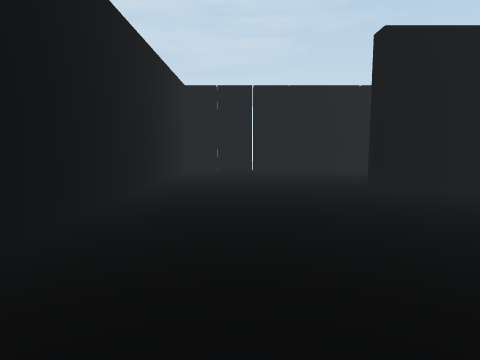
[1] (above)

14 first-person views from a walk through a scene from a Unity 3-D project. The camera is 0.68 m above the floor, tilts 6° down and sees 75° across. The floor is counted in squares, 1 m on a side. Each view is taken from the middle of a square. On the plan, view 1 faces up. The plan holds only what a view shows up to about 10 squares ahead; the rest is blank. The place goes on beyond the plan. The player character is not drawn.

[2]
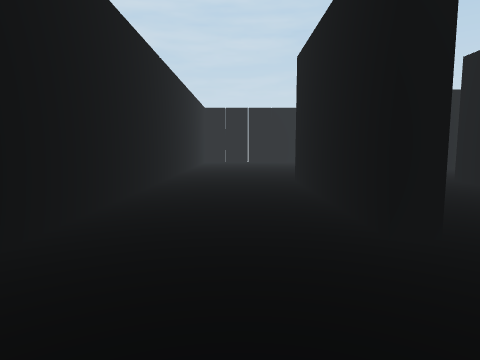

[3]
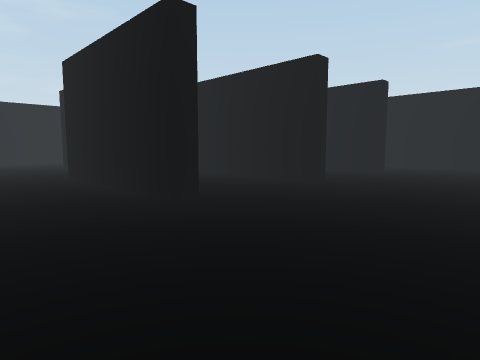

[4]
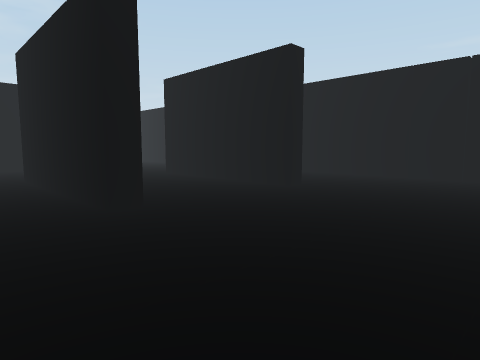

[5]
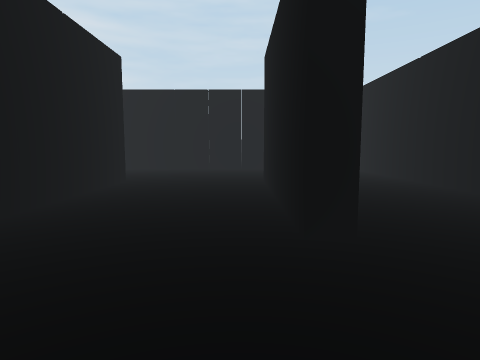

[6]
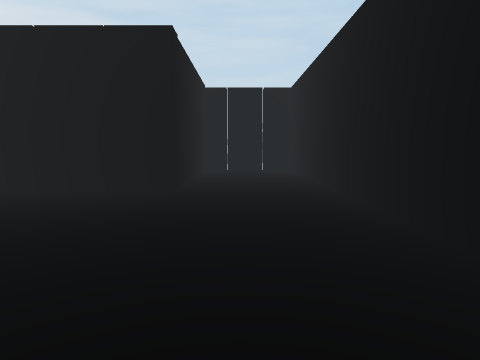

[7]
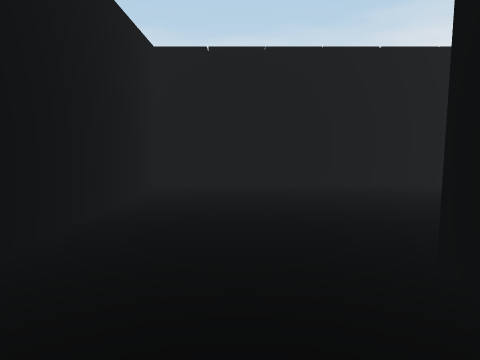

[8]
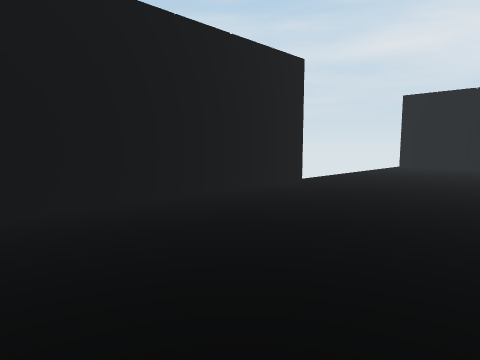

[9]
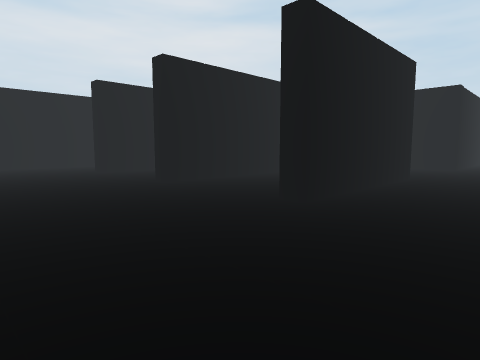

[10]
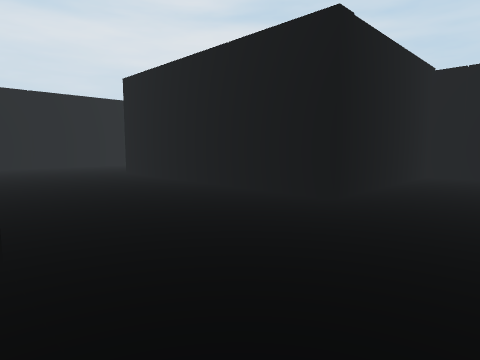

[11]
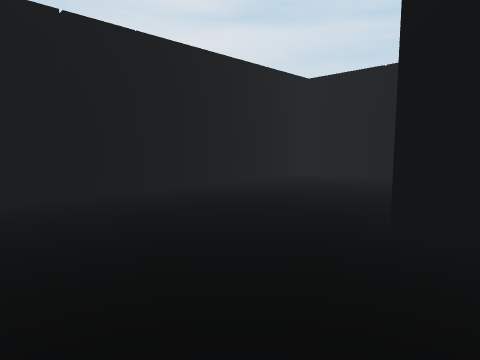

[12]
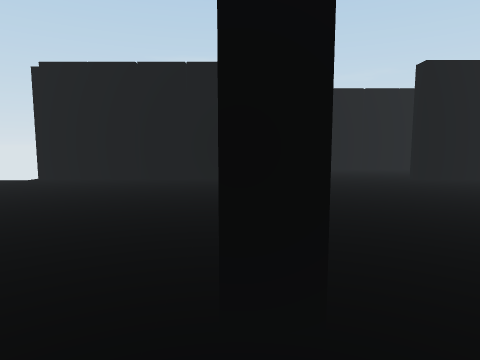

[13]
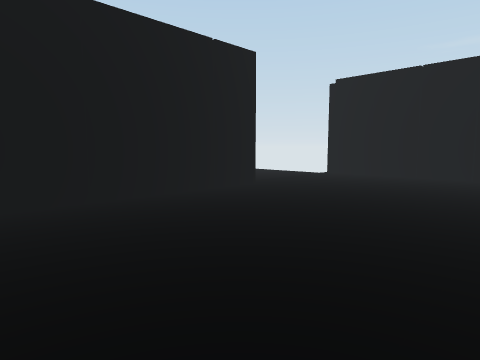

[14]
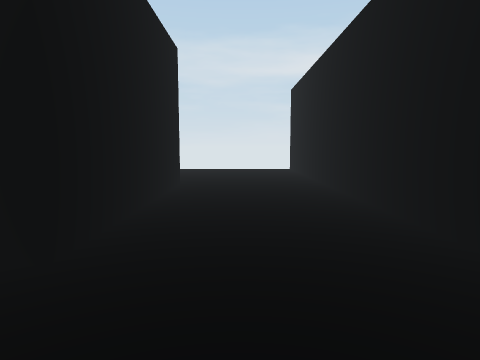

### Floor plan
Points are (right, up) in squares from view 1. A wall is a line through its corners. A room is listed if a view was taken in it or the views show most of it. See-through windows are left out.
Room 1 (views 1, 2, 3, 4, 5, 6, 7, 8, 9, 10, 11, 12, 13, 14)
walls: (4.7, 1.4) (4.7, -2.7) (4.3, -2.7) (4.3, 1.4); (1.5, -1.1) (1.5, -2.7) (1.1, -2.7) (1.1, 1.4); (7.5, 1.3) (7.9, 1.3) (7.9, -2.7) (7.5, -2.7) (7.5, 1.3); (7.5, 5.4) (7.5, 9.4); (8, 5.1) (8, 4.7) (2.1, 4.7) (2.1, 5.1); (4.5, -6.6) (10.5, -6.6) (10.5, 8.9) (7.9, 8.9) (7.9, 5.1); (4.4, 8.9) (-1.6, 8.9) (-1.6, -6.8)

Where each view was taken, in squares from view 1:
view 1: 0 up, 0 right, facing up
view 2: 5 down, 0 right, facing up
view 3: 6 down, 1 left, facing up-right
view 4: 6 down, 3 right, facing up-right
view 5: 5 down, 7 right, facing up
view 6: 0 up, 9 right, facing up
view 7: 1 down, 9 right, facing down
view 8: 3 down, 10 right, facing down-left
view 9: 6 down, 10 right, facing up-left
view 10: 1 up, 10 right, facing up-left
view 11: 2 up, 3 right, facing up-left
view 12: 5 up, 1 right, facing right
view 13: 5 up, 0 right, facing up-right
view 14: 3 up, 0 right, facing down
